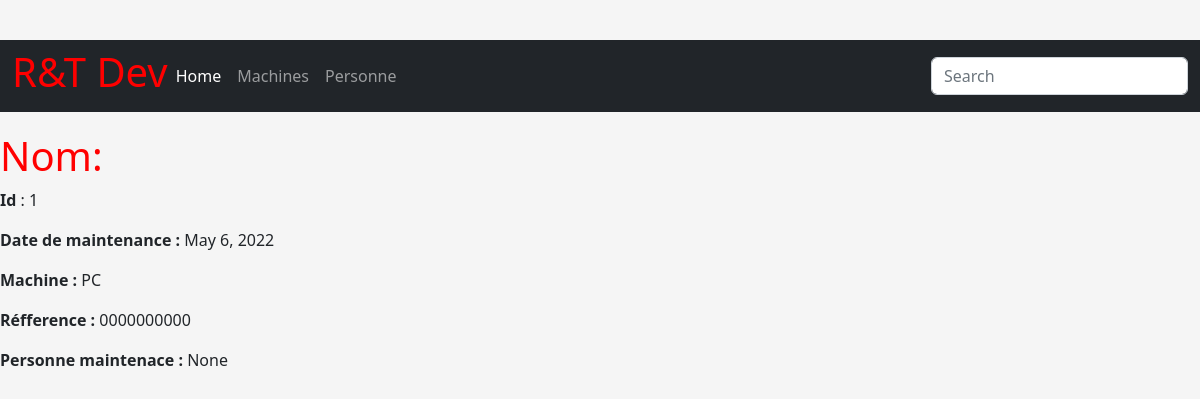
Screenshot of /computerApp/machine/1 with the database file from the repository.
### computerApp/models.py (models this page shows, shortened)
class Machine ( models.Model ):
    TYPE = (
        ('PC', ('PC - Windows')),
        ('Mac', ('MAc - MacOS')),
        ('Serveur', ('Serveur - Server to deploy virtual machines')),
        ('Switch', ('Switch - To maintains and connect servers')),
    )
    id = models.AutoField ( primary_key =True , editable = False )
    nom = models.CharField ( max_length =6 )
    maintenanceDate = models.DateField ( default = datetime . now ())
    mach = models.CharField ( max_length =32 , choices =TYPE , default ='PC')
    ref = models.CharField ( max_length =10 , default ='0000000000' )
    perso_maint = models.ForeignKey('Personne',on_delete=models.SET_NULL,null=True)

### computerApp/views.py (the view)
def machine_detail_view(request , pk ):
    machine = get_object_or_404(Machine , id=pk)
    context ={'machine': machine}
    return render(request ,
        'computerapp/machine_detail.html',
            context )

### computerApp/templates/computerapp/machine_detail.html
{% extends "index.html" %}
    {% block content %}
    <h1 > Nom: {{ machine.name }}</h1>
    <p> <strong >Id</strong > : {{ machine.id }}</a></p>
    <p> <strong > Date de maintenance :
    </strong > {{ machine.maintenanceDate }} </p>
    <p> <strong > Machine :
    </strong > {{ machine.mach }} </p>
    <p> <strong > Réfference :
    </strong > {{ machine.ref }} </p>
    <p> <strong > Personne maintenace :
    </strong > {{ machine.perso_maint }} </p>
{% endblock %}

### static/css/styles.css (style rules this page uses)
html, body { height: 100%; }
body { align-items: center; padding-top: 40px; padding-bottom: 40px; background-color: #f5f5f5; }
h1 { color:red }
body { padding-bottom: 20px; }

### rows the page displays
Machine: id "1", maintenanceDate "May 6, 2022", mach "PC", ref "0000000000", perso_maint "None"
